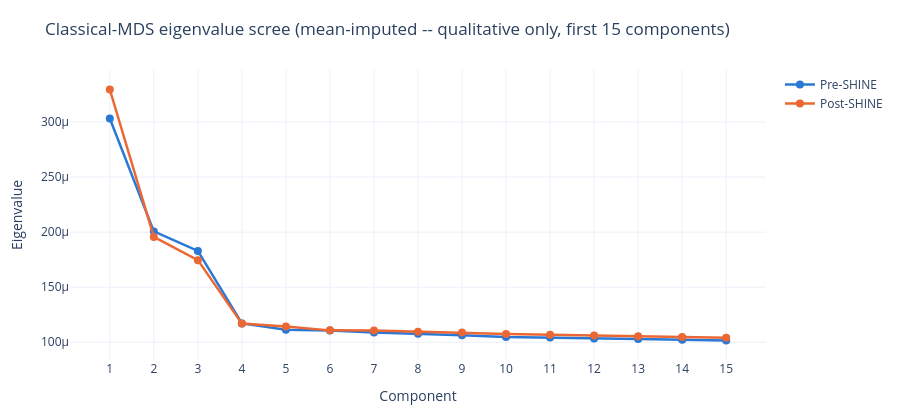

The notebook cell saved with this chart:
### Markdown cell above
### 7.1 Eigenvalue scree (classical MDS, raw RDM)

**Caveat -- read before interpreting this plot.** Classical (Torgerson) MDS eigenvalues require a
*complete* distance matrix, so the ~36% of missing pairs are mean-imputed first. This repo's own
`SpAM_Simulations/empirical/gt_construction.py` measured that this is invalid at this exact
coverage level: mean-imputed pairs are mutually equidistant, which manufactures rank rather than
revealing it (a synthetic **rank-8** ground truth put through the identical mask+fill reported an
**effective rank of ~193**, statistically indistinguishable from noise). Our own numbers below land
in the same regime. This plot is kept as a literal, qualitative view per the original ask -- it is
**not** a validated dimensionality estimate. Section 7.3's SMACOF stress scree (no imputation) is
the project's validated alternative.

### Code cell
MAX_DIMS = 15
MDS_DIMS = list(range(2, MAX_DIMS + 1))

eigenvalues = {c: classical_mds_eigenspectrum(rdm[c]) for c in _COHORTS}
for c in _COHORTS:
    print(f"  {_LABEL[c]}: effective rank (mean-imputed classical MDS) = {effective_rank(eigenvalues[c])} of 725 -- see caveat above")

fig_eigenvalue_scree(eigenvalues, MAX_DIMS).show()

### Figure 1 — Plotly figure (JSON) as saved in the notebook; plotly's stock layout.template omitted (floating-point values rounded to 4 significant figures)
{"data": [{"line": {"color": "#2a78d6", "width": 2.5}, "marker": {"color": "#2a78d6", "size": 8}, "mode": "lines+markers", "name": "Pre-SHINE", "type": "scatter", "x": [1, 2, 3, 4, 5, 6, 7, 8, 9, 10, 11, 12, 13, 14, 15], "y": [0.0003032, 0.0002007, 0.0001829, 0.0001171, 0.0001114, 0.0001106, 0.0001088, 0.0001078, 0.0001065, 0.0001049, 0.0001044, 0.0001034, 0.0001029, 0.0001022, 0.0001016]}, {"line": {"color": "#eb6834", "width": 2.5}, "marker": {"color": "#eb6834", "size": 8}, "mode": "lines+markers", "name": "Post-SHINE", "type": "scatter", "x": [1, 2, 3, 4, 5, 6, 7, 8, 9, 10, 11, 12, 13, 14, 15], "y": [0.0003295, 0.0001957, 0.0001746, 0.0001169, 0.0001144, 0.0001108, 0.0001108, 0.0001096, 0.0001088, 0.0001074, 0.0001069, 0.0001061, 0.0001054, 0.0001047, 0.0001041]}], "layout": {"height": 420, "margin": {"b": 60, "l": 70, "r": 40, "t": 70}, "title": {"text": "Classical-MDS eigenvalue scree (mean-imputed -- qualitative only, first 15 components)"}, "xaxis": {"tickvals": [1, 2, 3, 4, 5, 6, 7, 8, 9, 10, 11, 12, 13, 14, 15], "title": {"text": "Component"}}, "yaxis": {"title": {"text": "Eigenvalue"}}}}
